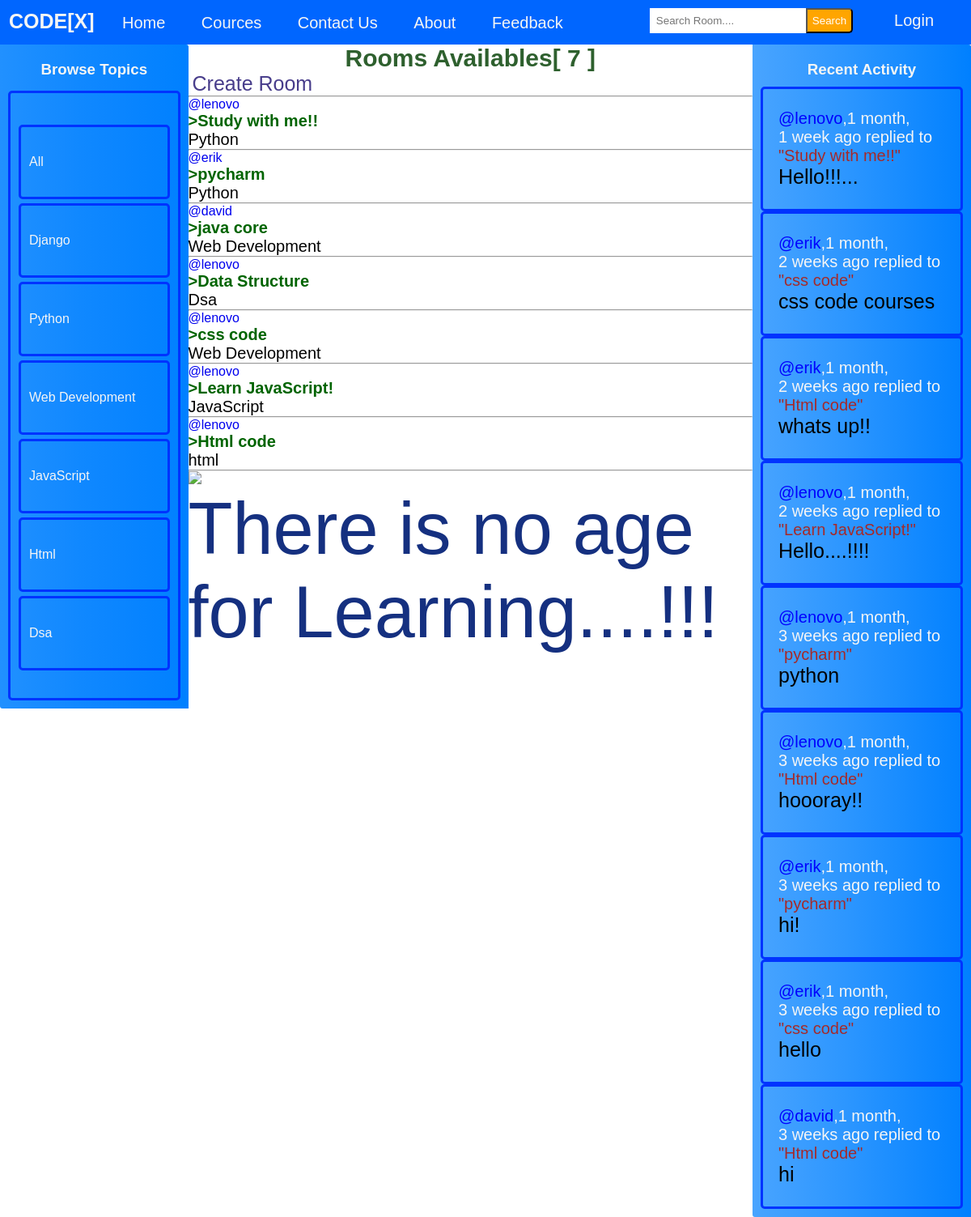
The app's page /, older data.
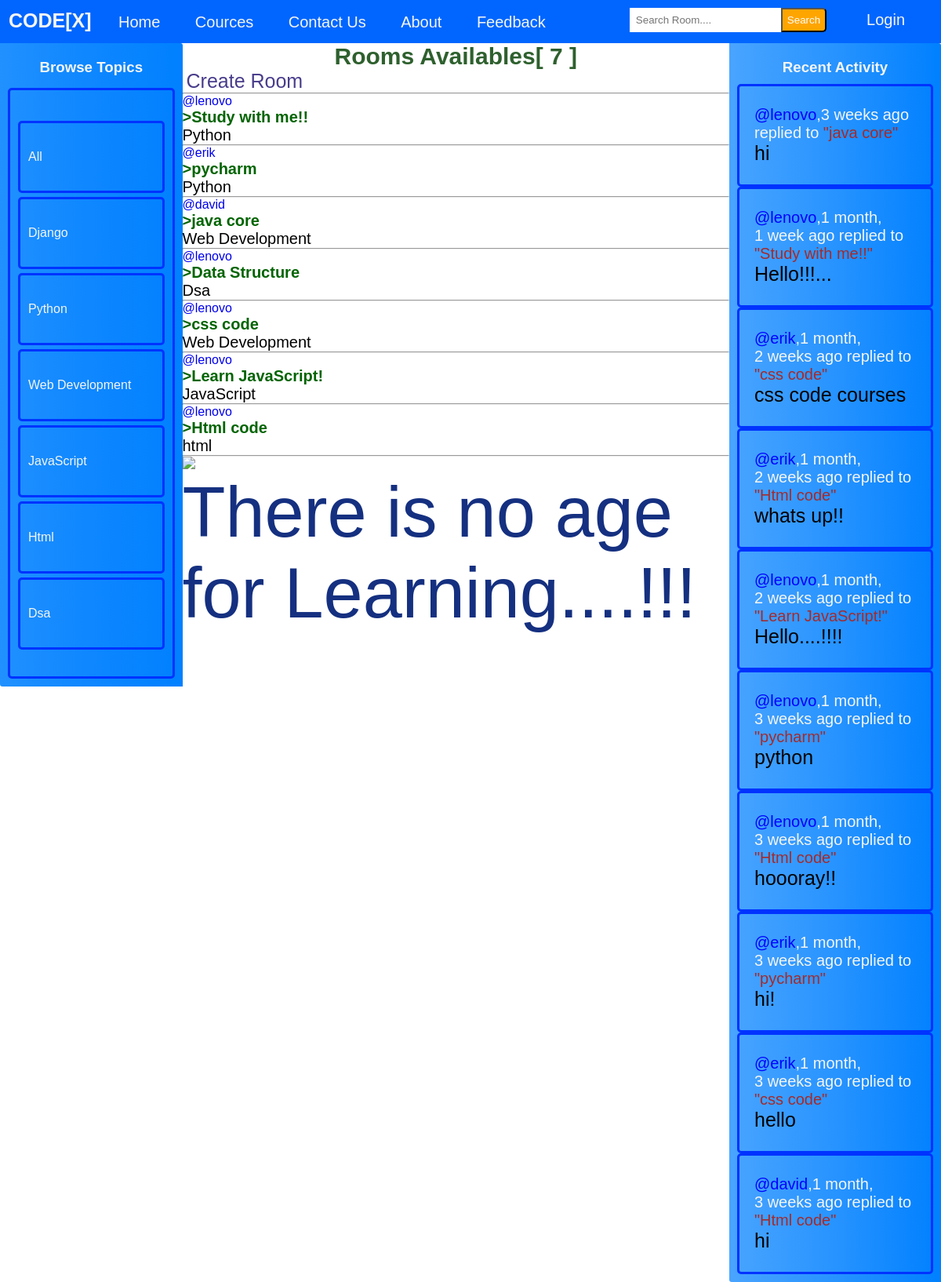
The same page, newer data.
### base/models.py (models this page shows, shortened)
class Topic(models.Model):
    name = models.CharField(max_length=200)

class Room(models.Model):
    host =  models.ForeignKey(User, on_delete=models.SET_NULL,null=True)
    topic = models.ForeignKey(Topic, on_delete=models.SET_NULL,null=True)
    name =  models.CharField(max_length= 200)
    description = models.TextField(null= True, blank= True)
    participants= models.ManyToManyField(User, related_name='participants', blank=True)
    updated= models.DateTimeField(auto_now= True)
    created= models.DateTimeField(auto_now_add=True)
    class Meta:
        ordering = ['-updated','-created']
    def __str__(self):
        return self.name

class Message(models.Model):
    user= models.ForeignKey(User, on_delete=models.CASCADE)
    room = models.ForeignKey(Room, on_delete=models.CASCADE)
    body = models.TextField()
    updated= models.DateTimeField(auto_now= True)
    created = models.DateTimeField(auto_now_add=True)
    class Meta:
        ordering = ['-updated','-created']
    def __str__(self):
        return self.body[0:50]

### base/views.py (the view)
# urls.py: path('',views.home, name="home"),
def home(request):
    q = request.GET.get('q') if request.GET.get('q') != None else ''
    rooms = Room.objects.filter(
        Q(topic__name__icontains=q) |
        Q(name__icontains=q) |
        Q(description__icontains=q))
    room_count= rooms.count()
    topics = Topic.objects.all()
    room_message = Message.objects.filter(Q(room__topic__name__icontains=q))
    context = {'rooms': rooms ,'topics': topics,'room_count': room_count,'room_message': room_message}
    return render(request, 'base/home.html',context )

### base/templates/base/home.html (shortened to what this page needs)
{% extends 'main.html' %}
{% block content %}
<div class="home-container">
    <div>
       {% include 'base/topics_component.html' %}
    </div>
    <div class="centre">
        <h5 class="r_m">Rooms Availables[ {{room_count}} ]</h5>
        <a class="c_e" href = "{% url 'create-room' %}">Create Room</a>
        <hr>
        {% include 'base/feed_component.html' %}
        <img class="ph_3" src="static/images/photo3.jpg"/> <br>
        <figcaption class="captions">
            There is no age for Learning....!!!
        </figcaption>
    </div>
    <div>
        {% include 'base/activity_component.html' %}
    </div>
</div>
{% endblock content  %}

### base/templates/base/topics_component.html (shortened to what this page needs)
<div class="topic-container">
    <h3 class="t_o_p"> Browse Topics </h3>
    <div class="topic-name">
        <div>
            <a href="{%  url 'home' %}" class="topic-name" >All</a>
        </div>
        {% for topic in topics %}
        <div>
            <a href="{% url 'home' %}?q={{topic.name}}" class="topic-name">{{topic.name}}</a>
        </div>
        {% endfor %}
    </div>
</div>

### base/templates/base/feed_component.html (shortened to what this page needs)
<div>
    {% for room in rooms %}
    <div>
        <a href="{% url 'user-profile' room.host.id %}">@{{room.host.username}}</a>
        <h5><a style="color: darkgreen; font-size: 20px;" href= "{% url 'room' room.id %}">>{{room.name}}</a></h5>
        <small style="font-size: 20px;">{{room.topic.name}} </small>
        <hr>
    </div>
    {% endfor %}
</div>

### base/templates/base/activity_component.html (shortened to what this page needs)
<div class="recent-container">
    <h3 class="r_e_n"> Recent Activity </h3>
    {% for message in room_message %}
    <div class="message-container">
        <small class="m_e_s"><a class="m_u" href="{% url 'user-profile' message.user.id %}">@{{ message.user }}</a>,{{message.created|timesince}} ago replied to </small>
        <small class="m_r">"{{message.room}}"</small>
        <p class="m_">{{message}}</p>
    </div>
    {% endfor %}
</div>

Row changes from the older to the newer data that the page shows:
added Message: user "lenovo", created "3 weeks", room "java core", body "hi"
